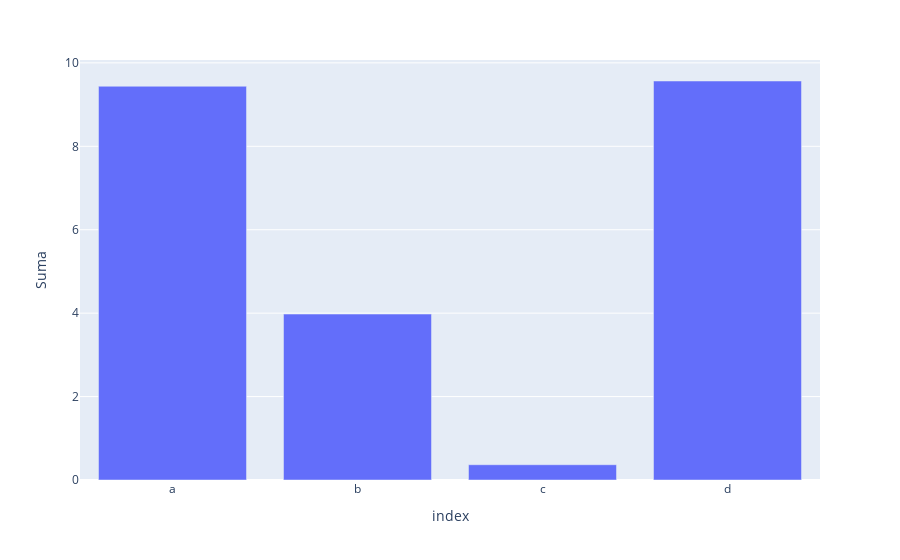

Notebook code cell kept with this figure:
### Code cell
suma = dataframe.sum()  # Calcula la suma de las columnas
fig = px.bar(suma, x=suma.index, y=suma.values, labels={'x': 'Columnas', 'y': 'Suma'})
fig.show()

### Figure 1 — Plotly figure (JSON) as saved in the notebook; plotly's stock layout.template omitted (floating-point values rounded to 4 significant figures)
{"data": [{"alignmentgroup": "True", "hovertemplate": "index=%{x}<br>Suma=%{y}<extra></extra>", "legendgroup": "", "marker": {"color": "#636efa", "pattern": {"shape": ""}}, "name": "", "offsetgroup": "", "orientation": "v", "showlegend": false, "textposition": "auto", "type": "bar", "x": ["a", "b", "c", "d"], "xaxis": "x", "y": [9.439, 3.978, 0.3662, 9.565], "yaxis": "y"}], "layout": {"barmode": "relative", "legend": {"tracegroupgap": 0}, "margin": {"t": 60}, "xaxis": {"anchor": "y", "domain": [0, 1], "title": {"text": "index"}}, "yaxis": {"anchor": "x", "domain": [0, 1], "title": {"text": "Suma"}}}}
